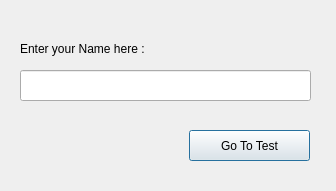
<?xml version="1.0" encoding="UTF-8"?>
<ui version="4.0">
 <class>Name</class>
 <widget class="QDialog" name="Name">
  <property name="geometry">
   <rect>
    <x>0</x>
    <y>0</y>
    <width>336</width>
    <height>191</height>
   </rect>
  </property>
  <property name="windowTitle">
   <string>Dialog</string>
  </property>
  <widget class="QLabel" name="label">
   <property name="geometry">
    <rect>
     <x>20</x>
     <y>40</y>
     <width>241</width>
     <height>17</height>
    </rect>
   </property>
   <property name="styleSheet">
    <string notr="true">font: 12pt &quot;Cantarell&quot;;</string>
   </property>
   <property name="text">
    <string>Enter your Name here :</string>
   </property>
  </widget>
  <widget class="QLineEdit" name="nameinput">
   <property name="geometry">
    <rect>
     <x>20</x>
     <y>70</y>
     <width>291</width>
     <height>31</height>
    </rect>
   </property>
  </widget>
  <widget class="QPushButton" name="askName">
   <property name="geometry">
    <rect>
     <x>189</x>
     <y>130</y>
     <width>121</width>
     <height>31</height>
    </rect>
   </property>
   <property name="text">
    <string>Go To Test</string>
   </property>
  </widget>
 </widget>
 <resources/>
 <connections/>
</ui>
